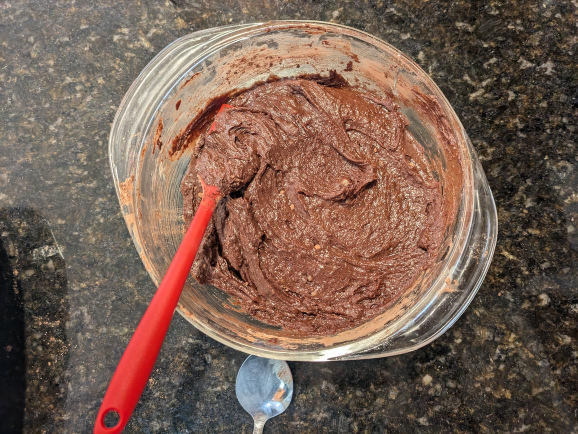
#> input picture python/testing/PXL_20241114_191118099.jpg, 1156 x 868 px (shown at 1/2 size); its folder holds only this picture in this run
$ python scale.py
#> lines starting #> are read from the running program, lines starting #| are printed output that depends on the picture
# https://chat.openai.com/share/2dedcf53-d4b9-4779-8981-26cd45b0581e

# HOW TO USE
# When downloading a photo, temporarily add it to the /python/testing folder, then run the script
# This will only scale the images in the testing folder
# Do not run twice, or the photo will be scaled down again
# Then, move from the folder to the desired location
# I could have had it where it renames all photos with a "_scaled" on the end (commented out below)
# But then I would have had to change the images in every single post file to reflect this
# Plus, then when going through the images to chamge, it would still have to loop through every single image file
# Just skipping over the ones already scaled
# Which would be slow
# This way it's more efficient, and only goes through the exact photos it needs to

import os
from PIL import Image
# import traceback

os.system('cls')

def scale_images_in_directory(directory):
    for root, dirs, files in os.walk(directory):
        for filename in files:
            if filename.endswith("_scaled.jpg") or filename.endswith("_scaled.JPG") or filename.endswith("_scaled.png") or filename.endswith("_scaled.jpeg"):
                continue
            elif filename.endswith(".jpg") or filename.endswith(".JPG") or filename.endswith(".png") or filename.endswith(".PNG") or filename.endswith(".jpeg"):
                filepath = os.path.join(root, filename)
                # print("Opening:", repr(filepath))
                try:
                    img = Image.open(filepath)
#> img is the input picture: PIL image 1156x868 RGB; mean R, G, B 120.7, 96.2, 83.3

                    # Check for EXIF orientation and rotate if necessary
                    exif = img._getexif()
                    if exif:
                        orientation = exif.get(0x0112)
                        if orientation == 3:
                            img = img.rotate(180, expand=True)
                        elif orientation == 6:
                            img = img.rotate(270, expand=True)
                        elif orientation == 8:
                            img = img.rotate(90, expand=True)

                    # Resize the image
                    width, height = img.size
#> width = 1156; height = 868
                    new_width = int(width * 0.25)
#> new_width = 289
                    new_height = int(height * 0.25)
#> new_height = 217
                    resized_img = img.resize((new_width, new_height), Image.LANCZOS)
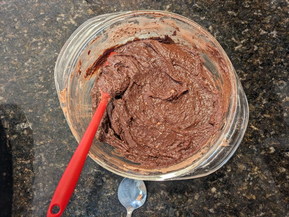
#> resized_img: PIL image 289x217 RGB; mean R, G, B 120.7, 96.2, 83.3
                    # filepath = filepath[0:-4] + "_scaled.jpg"
                    resized_img.save(filepath)
                    # resized_img.save(filepath + ".test.jpg")
                    print(f"{filename} scaled successfully")
                except Exception as e:
                    # traceback.print_exc()
                    print(f"Error scaling {filename}: {e}")

# Replace 'path_to_your_directory' with the path to the directory containing your JPG images
directory_path = r'C:\Users\mets1\Documents\website\python\testing'
# directory_path = r'C:\Users\mets1\Documents\GitHub\pscally1005.github.io\python\testing'
scale_images_in_directory(directory_path)

$ run again, on python/testing/PXL_20241130_175654113.PORTRAIT.ORIGINAL~2.jpg
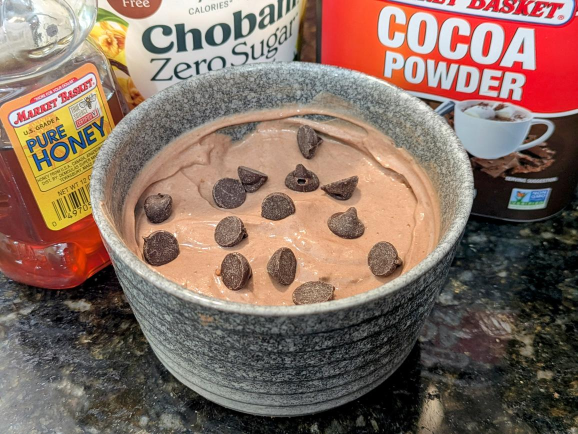
#> input picture python/testing/PXL_20241130_175654113.PORTRAIT.ORIGINAL~2.jpg, 1156 x 868 px (shown at 1/2 size)
#> in scale_images_in_directory, img is the input picture: PIL image 1156x868 RGB; mean R, G, B 133.8, 109.9, 98.1
#> in scale_images_in_directory, `resized_img = img.resize((new_width, new_height), Image.LANCZOS)`:
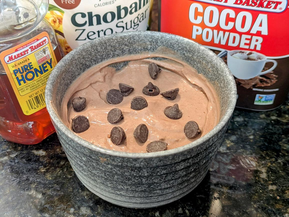
#> resized_img: PIL image 289x217 RGB; mean R, G, B 133.8, 109.9, 98.1

$ run again, on python/testing/PXL_20241130_194409153.jpg
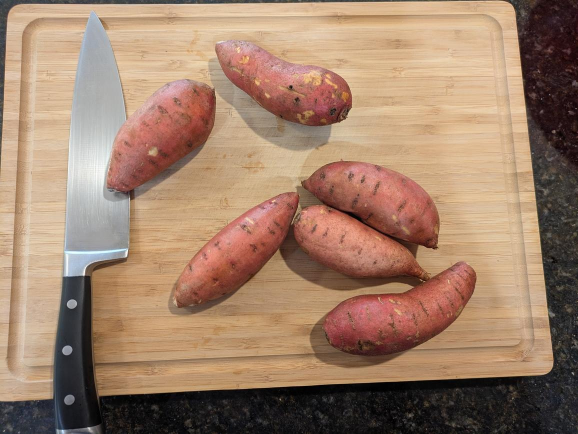
#> input picture python/testing/PXL_20241130_194409153.jpg, 1156 x 868 px (shown at 1/2 size)
#> in scale_images_in_directory, img is the input picture: PIL image 1156x868 RGB; mean R, G, B 159.5, 128.4, 106.2
#> in scale_images_in_directory, `resized_img = img.resize((new_width, new_height), Image.LANCZOS)`:
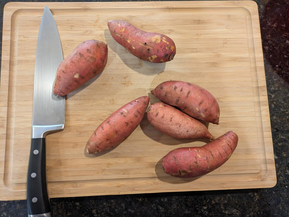
#> resized_img: PIL image 289x217 RGB; mean R, G, B 159.6, 128.4, 106.2

$ run again, on python/testing/PXL_20241130_195022317.jpg
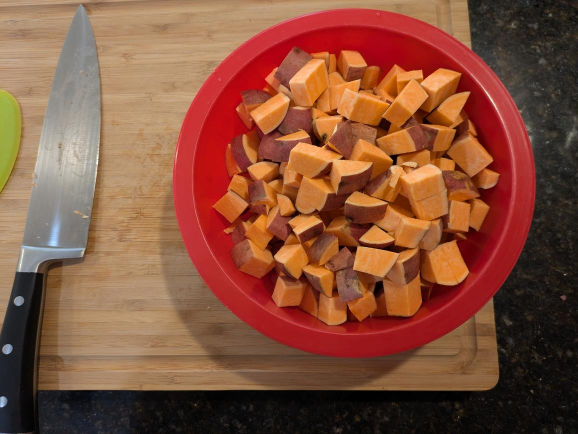
#> input picture python/testing/PXL_20241130_195022317.jpg, 1156 x 868 px (shown at 1/2 size)
#> in scale_images_in_directory, img is the input picture: PIL image 1156x868 RGB; mean R, G, B 133.9, 81.1, 58.8
#> in scale_images_in_directory, `resized_img = img.resize((new_width, new_height), Image.LANCZOS)`:
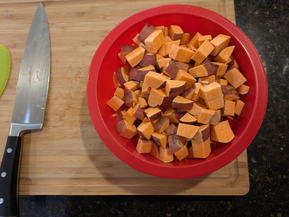
#> resized_img: PIL image 289x217 RGB; mean R, G, B 133.9, 81.1, 58.8

$ run again, on python/testing/PXL_20241114_191313992.jpg
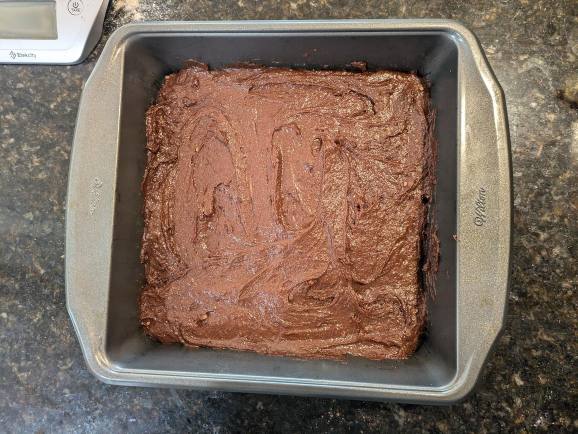
#> input picture python/testing/PXL_20241114_191313992.jpg, 1156 x 868 px (shown at 1/2 size)
#> in scale_images_in_directory, img is the input picture: PIL image 1156x868 RGB; mean R, G, B 126.2, 106.1, 92.9
#> in scale_images_in_directory, `resized_img = img.resize((new_width, new_height), Image.LANCZOS)`:
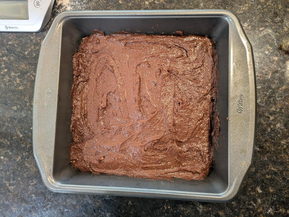
#> resized_img: PIL image 289x217 RGB; mean R, G, B 126.2, 106.1, 92.9
